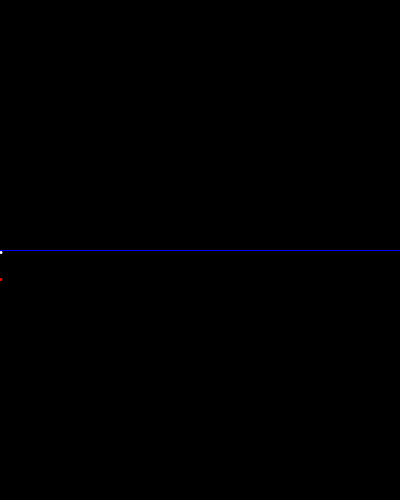
Frame 1 (no input)
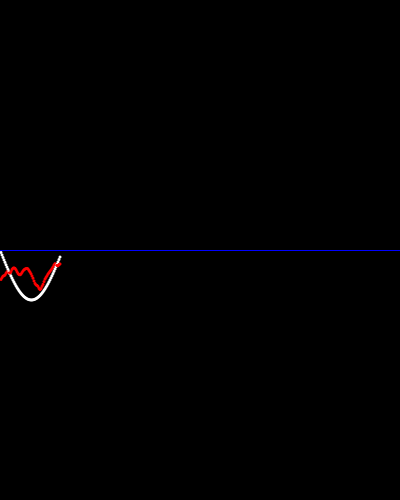
Frame 60 (the mouse pressed at the canvas centre just before this capture)
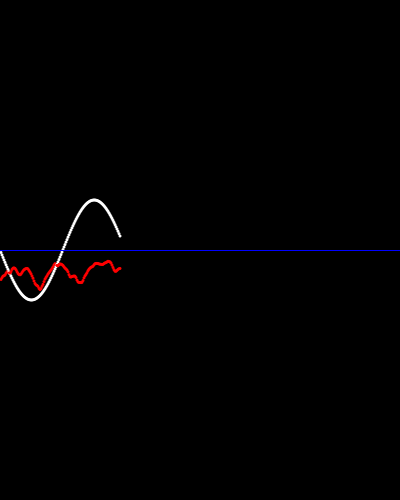
Frame 120 (the mouse held since frame 60 and released just before this capture)

The Processing sketch that drew these frames (run headless with seeded random() and noise(); from frame 60 on, the mouse is pressed at the canvas centre):

// Processing sketch: wave_sine
// ── wave_sine.pde
void setup() {
  size(400, 500);
  background(0);
}

void draw() {
  //
  float freq = frameCount * 0.05;
  float amp = 50;
  float sinValue = sin(freq)*amp;
  
  float x = frameCount;
  float y = height/2 + sinValue;
  
  stroke(0,0,255);
  line(0, height/2, width, height/2);
  
  noStroke();
  fill(255);
  ellipse(x, y, 3, 3);
  
  float noiseValue = noise(freq)*amp;
  
  float x1 = frameCount;
  float y1 = height/2 + noiseValue;
  
  fill(255, 0, 0);
  ellipse(x1, y1, 3, 3);
  
}
